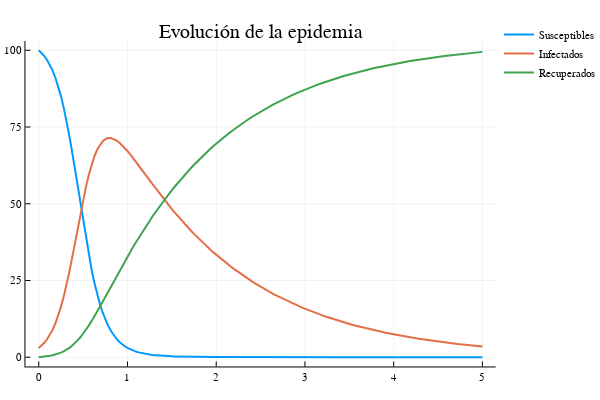

Notebook source saved alongside this figure:
### Code cell
#import Pkg; Pkg.add("Plots")

using Plots

y = U2[:,end,:]; 
y1, y2, y3 = y[:,1], y[:,2], y[:,3]
x = T
plot(x, y, title = "Evolución de la epidemia", label = ["Susceptibles" "Infectados" "Recuperados"], lw = 2)

### Figure 1 — Plotly figure (JSON) as saved in the notebook; plotly's stock layout.template omitted (floating-point values rounded to 4 significant figures; data arrays with more than 128 entries replaced by an {"elided": "..."} marker saying what was removed)
{"data": [{"colorbar": {"title": ""}, "legendgroup": "Susceptibles", "line": {"color": "rgba(0, 154, 250, 1.000)", "dash": "solid", "shape": "linear", "width": 2}, "mode": "lines", "name": "Susceptibles", "showlegend": true, "type": "scatter", "x": {"elided": "161 float values"}, "xaxis": "x1", "y": {"elided": "161 float values"}, "yaxis": "y1", "zmax": null, "zmin": null}, {"colorbar": {"title": ""}, "legendgroup": "Infectados", "line": {"color": "rgba(227, 111, 71, 1.000)", "dash": "solid", "shape": "linear", "width": 2}, "mode": "lines", "name": "Infectados", "showlegend": true, "type": "scatter", "x": {"elided": "161 float values"}, "xaxis": "x1", "y": {"elided": "161 float values"}, "yaxis": "y1", "zmax": null, "zmin": null}, {"colorbar": {"title": ""}, "legendgroup": "Recuperados", "line": {"color": "rgba(62, 164, 78, 1.000)", "dash": "solid", "shape": "linear", "width": 2}, "mode": "lines", "name": "Recuperados", "showlegend": true, "type": "scatter", "x": {"elided": "161 float values"}, "xaxis": "x1", "y": {"elided": "161 float values"}, "yaxis": "y1", "zmax": null, "zmin": null}], "layout": {"annotations": [{"font": {"color": "rgba(0, 0, 0, 1.000)", "family": "sans-serif", "size": 20}, "rotation": 0, "showarrow": false, "text": "Evolución de la epidemia", "x": 0.5222, "xanchor": "center", "xref": "paper", "y": 1, "yanchor": "top", "yref": "paper"}], "height": 400, "legend": {"bgcolor": "rgba(255, 255, 255, 1.000)", "bordercolor": "rgba(0, 0, 0, 1.000)", "font": {"color": "rgba(0, 0, 0, 1.000)", "family": "sans-serif", "size": 11}, "tracegroupgap": 0, "x": 1, "y": 1}, "margin": {"b": 20, "l": 0, "r": 0, "t": 20}, "paper_bgcolor": "rgba(255, 255, 255, 1.000)", "plot_bgcolor": "rgba(255, 255, 255, 1.000)", "showlegend": true, "width": 600, "xaxis": {"anchor": "y1", "domain": [0.05101, 0.9934], "gridcolor": "rgba(0, 0, 0, 0.100)", "gridwidth": 0.5, "linecolor": "rgba(0, 0, 0, 1.000)", "mirror": false, "range": [-0.15, 5.15], "showgrid": true, "showline": true, "showticklabels": true, "tickangle": 0, "tickcolor": "rgb(0, 0, 0)", "tickfont": {"color": "rgba(0, 0, 0, 1.000)", "family": "sans-serif", "size": 11}, "tickmode": "array", "ticks": "inside", "ticktext": ["0", "1", "2", "3", "4", "5"], "tickvals": [0, 1, 2, 3, 4, 5], "title": "", "titlefont": {"color": "rgba(0, 0, 0, 1.000)", "family": "sans-serif", "size": 15}, "type": "-", "visible": true, "zeroline": false, "zerolinecolor": "rgba(0, 0, 0, 1.000)"}, "yaxis": {"anchor": "x1", "domain": [0.03762, 0.9415], "gridcolor": "rgba(0, 0, 0, 0.100)", "gridwidth": 0.5, "linecolor": "rgba(0, 0, 0, 1.000)", "mirror": false, "range": [-3, 103], "showgrid": true, "showline": true, "showticklabels": true, "tickangle": 0, "tickcolor": "rgb(0, 0, 0)", "tickfont": {"color": "rgba(0, 0, 0, 1.000)", "family": "sans-serif", "size": 11}, "tickmode": "array", "ticks": "inside", "ticktext": ["0", "25", "50", "75", "100"], "tickvals": [0, 25, 50, 75, 100], "title": "", "titlefont": {"color": "rgba(0, 0, 0, 1.000)", "family": "sans-serif", "size": 15}, "type": "-", "visible": true, "zeroline": false, "zerolinecolor": "rgba(0, 0, 0, 1.000)"}}}
